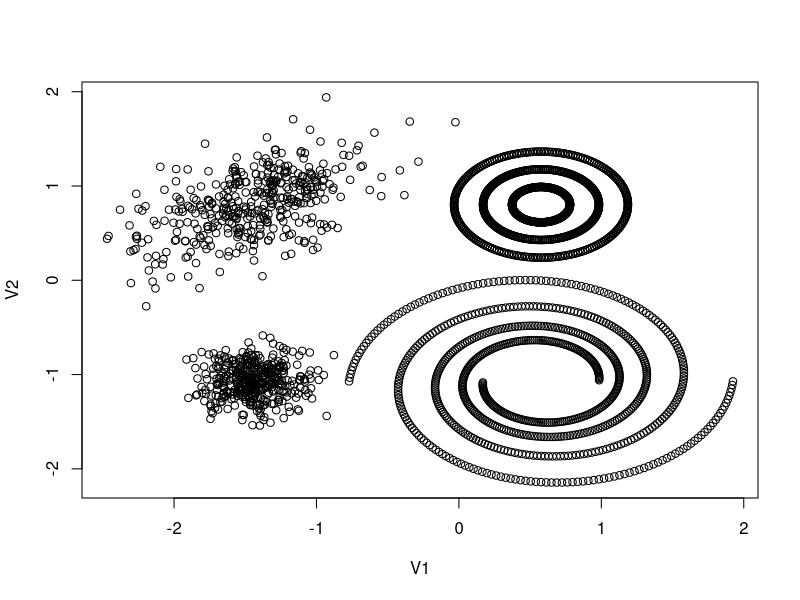
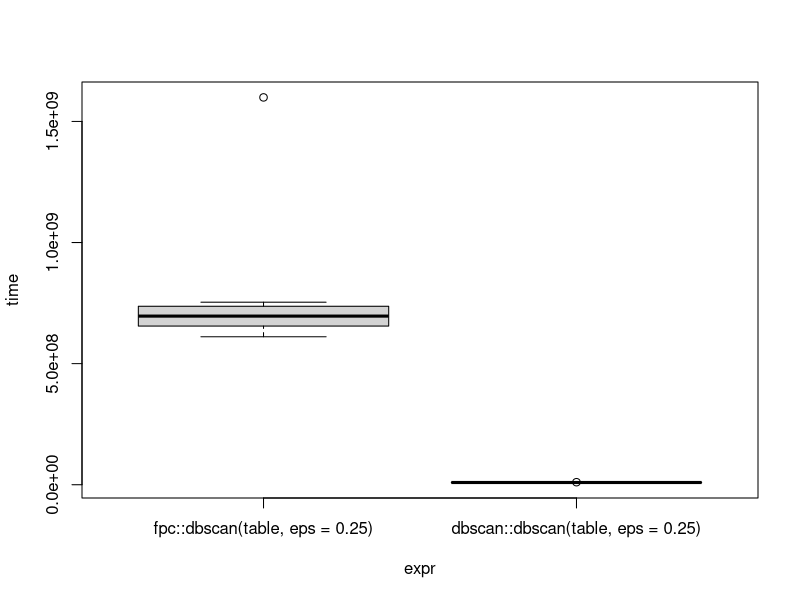
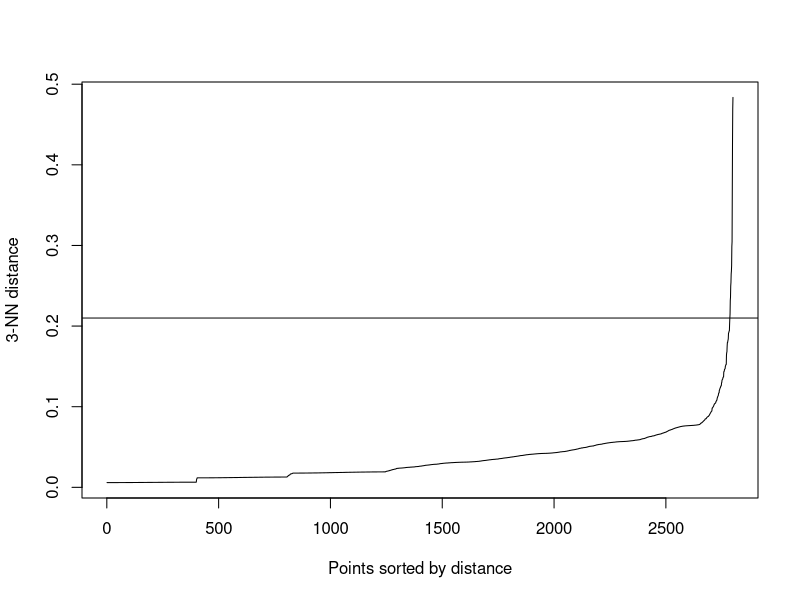
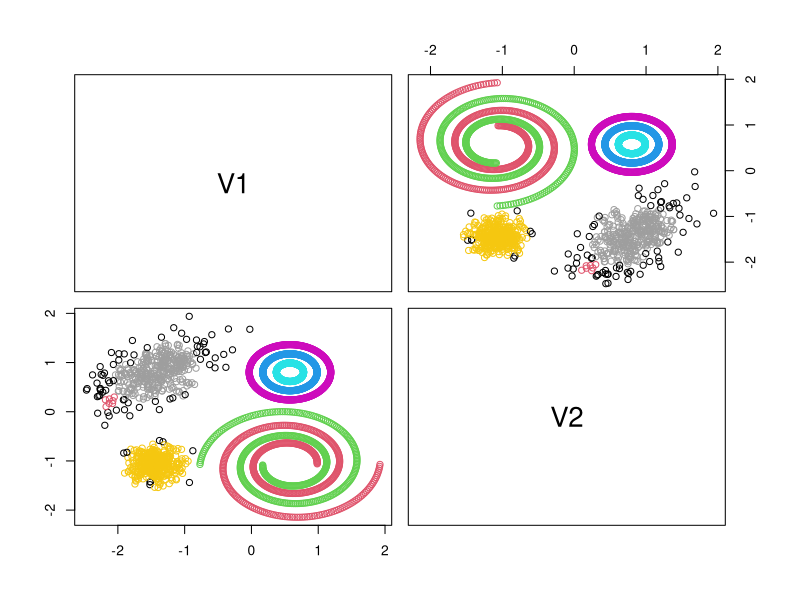
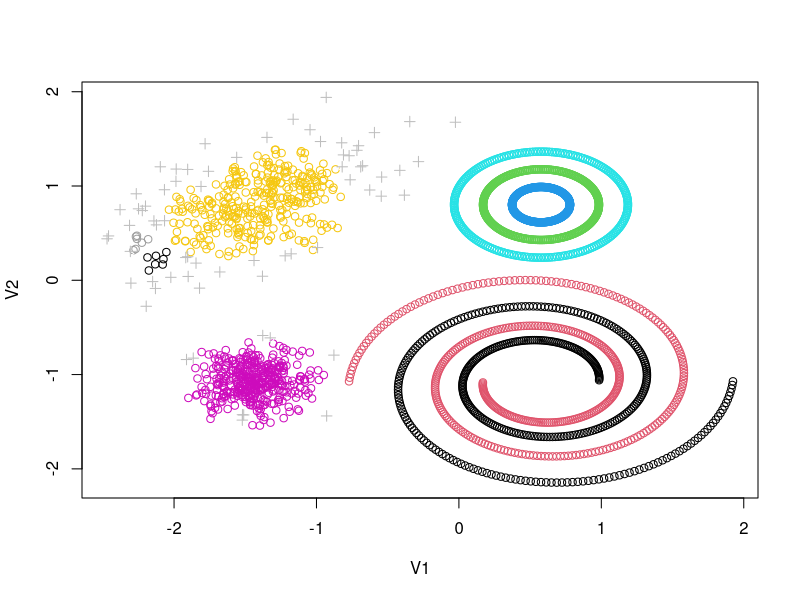
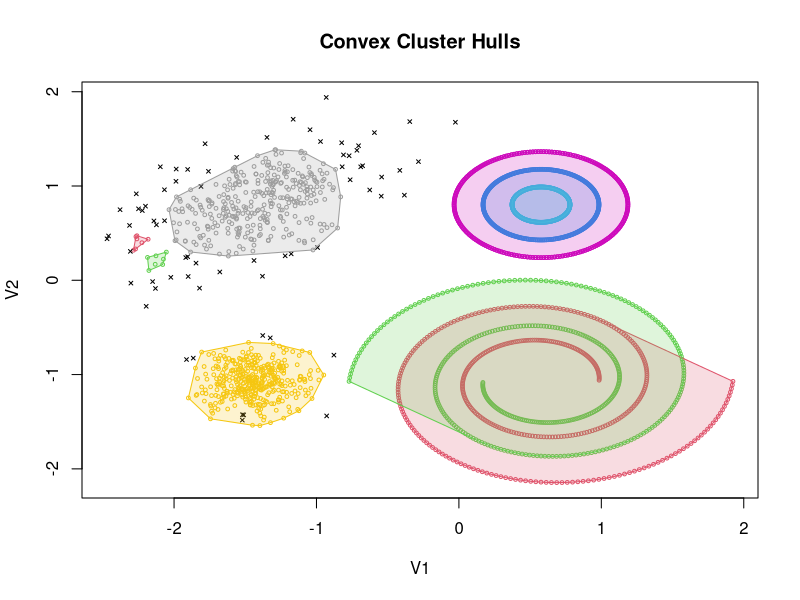
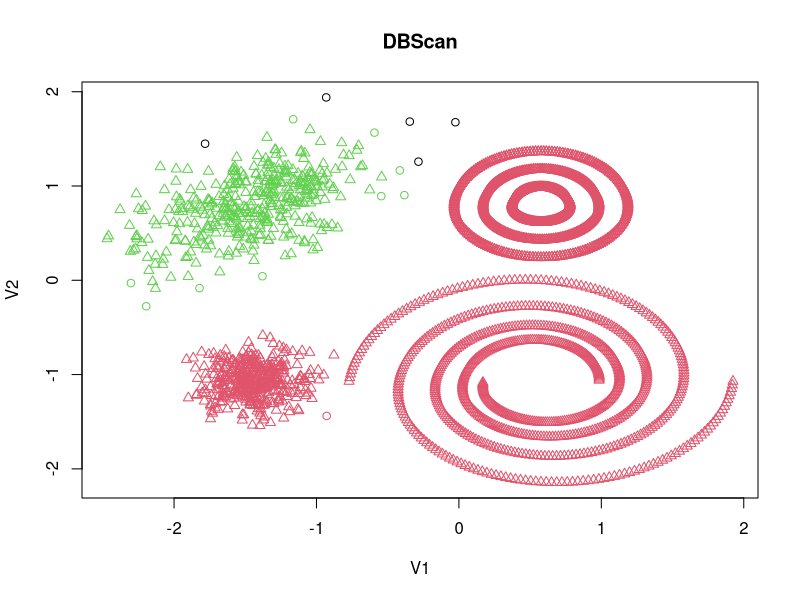
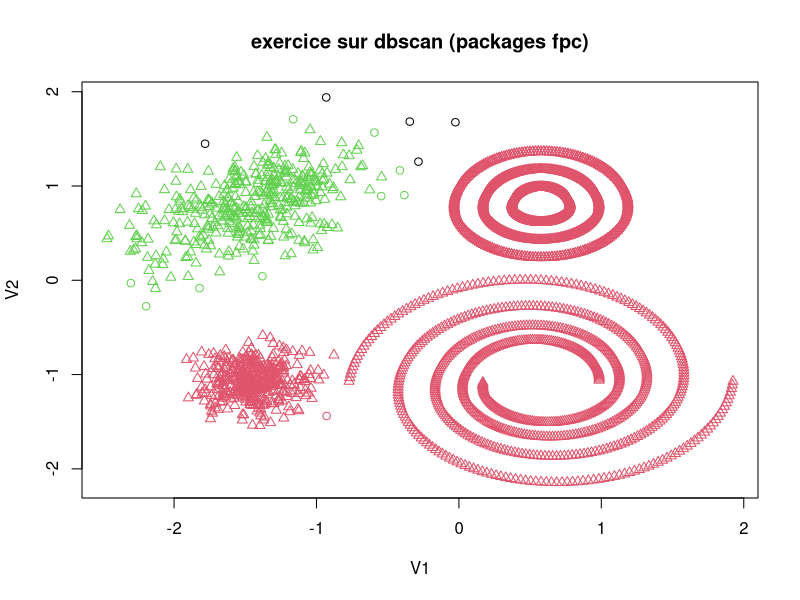

Source code (R) for these figures, in order:
library(dbscan)

setwd("C:/Users/cepe-s4-03/Desktop/greg/CLASSIF/DONNEES")

table <- read.table("donclassif.txt", sep = ";", header = TRUE)
table<- scale(table)
plot(table)


library(microbenchmark)
temps <- microbenchmark(fpc::dbscan(table, eps = 0.25), 
                        dbscan::dbscan(table, eps = 0.25), times = 10)
plot(temps)



#### dbscan est plus rapide du cou, on va utilier dbscan

dbscan::kNNdistplot(table,3)
abline(h = 0.21)

res <- dbscan::dbscan(table, eps = 0.1)
pairs(table, col = res$cluster + 1L)

plot(table, col = res$cluster)
table(res$cluster)


points(table[res$cluster == 0, ], pch = 3, col = "grey")


hullplot(table, res)




library(fpc)


Dbscan_cl <- fpc::dbscan(table, eps = 0.25, MinPts = 5) 
Dbscan_cl 

# Checking cluster 
Dbscan_cl$cluster 


# Plotting Cluster 
plot(Dbscan_cl, table, main = "DBScan") 
plot(Dbscan_cl, table, main = "exercice sur dbscan (packages fpc)") 

?mclust




library(mclust)
foo <- mclust::Mclust(table,4, verbose = interactive())
summary(foo)
names(summary(foo))
plot(foo)

summary(foo)$pro 

summary(foo)$bic
plot(table, col=summary(foo)$classification,cex=.3,main="K=12")

foo$modelName
names(foo)

foo$bic
foo$BIC
foo$modelName # que le meilleur résultat
foo$classification #### la classification associé au meilleur résultat

### 1 faire bcp de modele
### 2 regarder la structure des dessins avec la courbe des pic
### 3 selection le modèle qui semble être le mieux en essayant d'avoir le minimum de groupe 
### 4 on regarde ensuite ces paramètres

predict(foo, 
        matrix(
          c(-2,1.5), nrow=1))

predict(foo, 
        matrix(
          c(-2,2), nrow=1))

points(-2.3,1.2, pch = 16, cex = 2, col =3)
points(-2.3,2, pch = 16, cex = 2, col =3)
